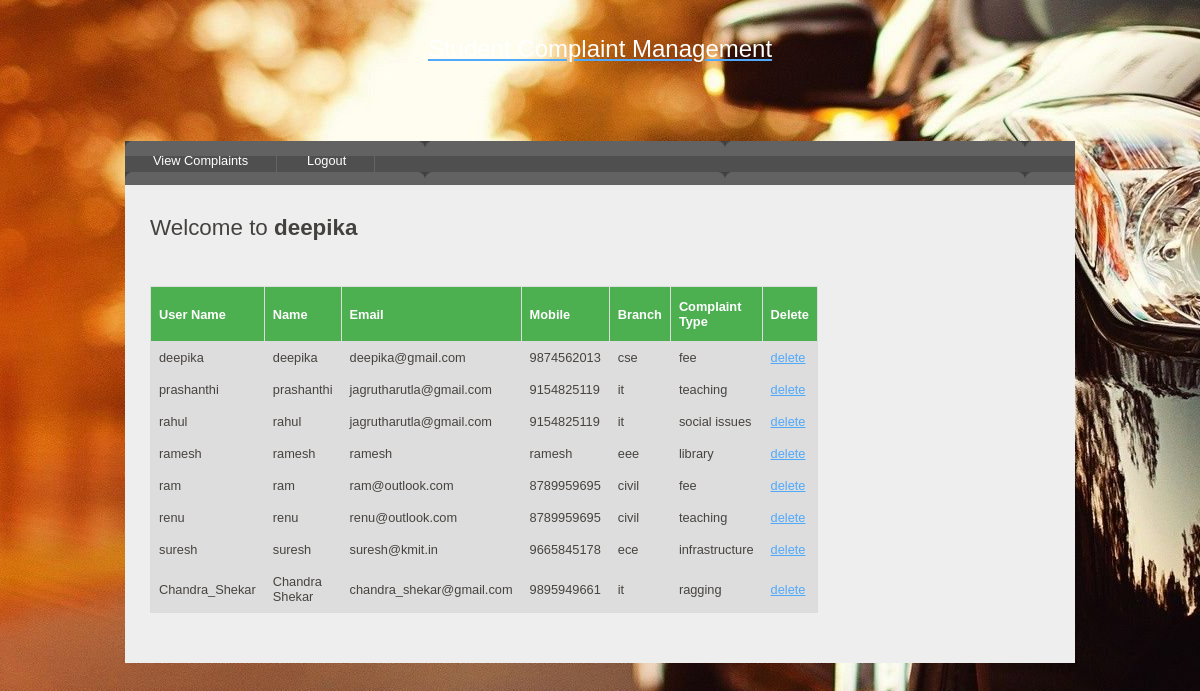
Screenshot of /getfacultyes/ (signed in) with the database file from the repository.
### ComplaintManagement/models.py (models this page shows)
class FacultyModel(Model):
    username=models.CharField(max_length=50)
    password=models.CharField(max_length=50)
    name=models.CharField(max_length=50)
    email=models.CharField(max_length=50)
    mobile=models.CharField(max_length=50)
    branch=models.CharField(max_length=50)
    complainttype = models.CharField(max_length=50, default="")

### ComplaintManagement/views.py (the view)
# urls.py: path('getfacultyes/',getfacultys,name='view'),
def getfacultys(request):
    return render(request, "viewfacultyes.html", {"facultys":FacultyModel.objects.all()})

### templates/viewfacultyes.html (shortened to what this page needs)
{% load  static%}
<!DOCTYPE HTML>
<html>
<head>
<link rel="stylesheet" type="text/css" href="{% static 'style/style.css'%}" title="style" />
</head>
<body>
	<div id="main">
		<div id="header">
			<div id="logo">
				<div id="logo_text">
					<h3>
						<center><a href="#"><font color="white" size="5">Student Complaint Management</font></a></center>
					</h3>
					<br/><br/>
				</div>
			</div>
			<div id="menubar">
				<ul id="menu">
                    <li><a href="/getcomplaintes">View Complaints</a></li>
					<li><a href="/logout">Logout</a></li>
				</ul>
			</div>
		</div>
		<div id="site_content">
            <div id="content">
				<h1>Welcome to  <strong>{{request.session.username}}</strong>{{form.non_field_errors}}</h1>
                <h1><strong>{{message}}</strong></h1>
                <table id="customers">
                  <tr>
                      <th>User Name</th>
                      <th>Name</th>
                      <th>Email</th>
                      <th>Mobile</th>
                      <th>Branch</th>
                      <th>Complaint Type</th>
                      <th>Delete</th>
                  </tr>
                    {% for faculty in facultys %}
                        <tr>
                            <td>{{ faculty.username }}</td>
                            <td>{{ faculty.name }}</td>
                            <td>{{ faculty.email }}</td>
                            <td>{{ faculty.mobile }}</td>
                            <td>{{ faculty.branch }}</td>
                            <td>{{ faculty.complainttype }}</td>
                            <td><a href="/deletefaculty?facultyid={{ faculty.id }}">delete</a></td>
                        </tr>
                    {% endfor %}
                </table>
            </div>
        </div>
	</div>
</body>
</html>

### static/style/style.css (style rules this page uses)
html { height: 100%; }
* { margin: 0; padding: 0; }
body { font: normal .80em 'trebuchet ms', arial, sans-serif; background:url(center.jpg); background-repeat: no-repeat; background-attachment: fixed; background-position: center; color: #5D5D5D; }
h1, h2, h3, h4, h5, h6 { font: normal 175% 'century gothic', arial, sans-serif; color: #43423F; margin: 0 0 15px 0; padding: 5px 0 5px 0; }
h3 { font: normal 165% 'century gothic', arial, sans-serif; }
a, a:hover { background: transparent; outline: none; text-decoration: underline; color: #51A9FB; }
ul { margin: 2px 0 22px 17px; }
ul li { list-style-type: circle; margin: 0 0 6px 0; padding: 0 0 4px 5px; }
#main, #header, #logo, #menubar, #site_content, #footer { margin-left: auto; margin-right: auto; }
#main { width: 950px; margin: 20px auto; }
#header { width: 950px; height: 121px; }
#logo { width: 910px; position: relative; height: 100px; background: transparent; padding: 10px 0 10px 0; }
#menubar { height: 46px; width: 950px; margin: 1px auto 0 auto; background: transparent url(tab.png); }
ul#menu { float: left; margin: 0;padding: 0; }
ul#menu li { float: left; padding: 0 0 0 6px; list-style: none; margin: 0px 2px 0 0; }
ul#menu li a { font: normal 100% 'trebuchet ms', sans-serif; display: block; float: left; height: 27px; padding: 12px 28px 5px 22px; text-align: center; color: #FFF; border-right: 1px solid #636363; text-decoration: none; }
#site_content { width: 925px; overflow: hidden; margin: 44px auto 0 auto; padding: 10px 0 0 25px; background: #EEE; border-top: 0; border-bottom: 0; color: #5D5D5D; }
#content { text-align: left; width: 655px; padding: 15px 0 20px 0; margin: 0; }
table { margin: 10px 0 30px 0; }
table tr th, table tr td { background: #3B3B3B; color: #FFF; padding: 7px 4px; text-align: left; }
table tr td { background: #DDD; color: #47433F; border-top: 1px solid #FFF; }

### templates/viewfacultyes.html (style rules this page uses)
#customers { font-family: Arial, Helvetica, sans-serif; border-collapse: collapse; width: 100%; }
#customers td, #customers th { border: 1px solid #ddd; padding: 8px; }
#customers tr:nth-child(even) { background-color: #f2f2f2; }
#customers th { padding-top: 12px; padding-bottom: 12px; text-align: left; background-color: #4CAF50; color: white; }

### rows the page displays
FacultyModel: username "deepika", name "deepika", email "deepika@gmail.com", mobile "9874562013", branch "cse", complainttype "fee"
FacultyModel: username "prashanthi", name "prashanthi", email "jagrutharutla@gmail.com", mobile "9154825119", branch "it", complainttype "teaching"
FacultyModel: username "rahul", name "rahul", email "jagrutharutla@gmail.com", mobile "9154825119", branch "it", complainttype "social issues"
FacultyModel: username "ramesh", name "ramesh", email "ramesh", mobile "ramesh", branch "eee", complainttype "library"
FacultyModel: username "ram", name "ram", email "ram@outlook.com", mobile "8789959695", branch "civil", complainttype "fee"
FacultyModel: username "renu", name "renu", email "renu@outlook.com", mobile "8789959695", branch "civil", complainttype "teaching"
FacultyModel: username "suresh", name "suresh", email "suresh@kmit.in", mobile "9665845178", branch "ece", complainttype "infrastructure"
FacultyModel: username "Chandra_Shekar", name "Chandra Shekar", email "chandra_shekar@gmail.com", mobile "9895949661", branch "it", complainttype "ragging"

### other values shown
{{ request.session.username }} "deepika"
